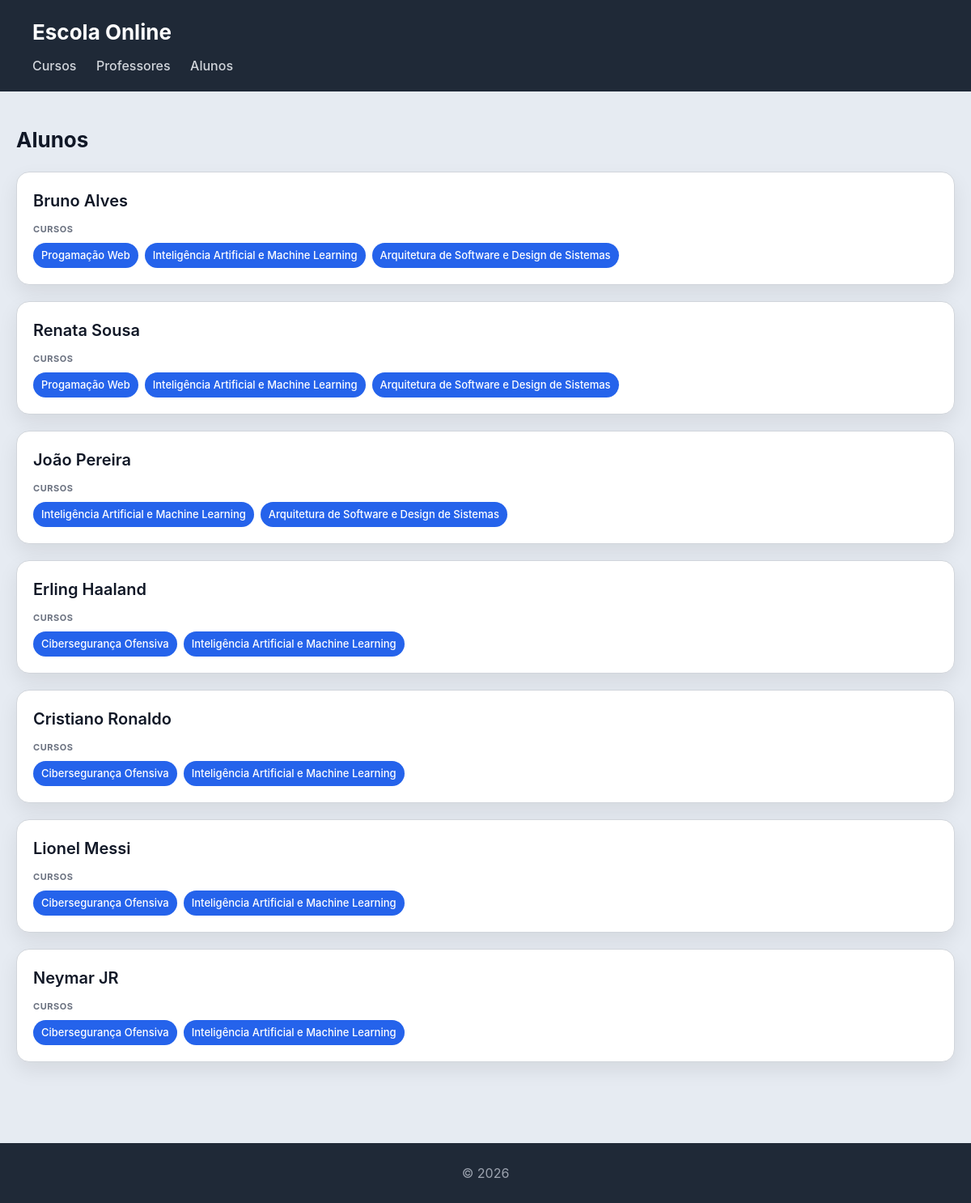
Screenshot of /escola_online/alunos/ with the database file from the repository.
### escola_online/models.py (models this page shows, shortened)
class Aluno(models.Model):
    nome = models.CharField(max_length=100)
    numero = models.CharField(max_length=20, unique=True)

class Curso(models.Model):
    nome = models.CharField(max_length=100)
    imagem = models.ImageField(upload_to='cursos/')
    professor = models.ForeignKey(Professor, on_delete=models.CASCADE, related_name='cursos')
    alunos = models.ManyToManyField(Aluno, related_name='cursos')

### escola_online/views.py (the view)
# urls.py: path('alunos/', views.alunos_view, name='alunos_view'),
def alunos_view(request):
    alunos = Aluno.objects.prefetch_related('cursos').all()
    return render(request, 'escola_online/alunos.html', {'alunos': alunos})

### portfolio/context_processors.py (called while the page is built)
def is_gestor(request):
    context = {"is_gestor": False, "is_autor": False}
    if request.user.is_authenticated:
        context["is_gestor"] = request.user.groups.filter(name="gestor-portfolio").exists()
        context["is_autor"] = request.user.groups.filter(name="autores").exists()
    return context

### escola_online/templates/escola_online/alunos.html
{% extends "escola_online/base.html" %}
{% block content %}
<h2>Alunos</h2>
<section>
    {% for aluno in alunos %}
    <article>
        <header>
            <h3>{{ aluno.nome }}</h3>
        </header>
        <section>
            <h4>Cursos</h4>
            <ul>
                {% for curso in aluno.cursos.all %}
                    <li>
                        <a href="{% url 'curso_view' curso.id %}">{{ curso.nome }}</a>
                    </li>
                {% empty %}
                    <li>Sem cursos inscritos</li>
                {% endfor %}
            </ul>
        </section>
    </article>
    {% endfor %}
</section>
{% endblock %}

### escola_online/static/escola_online/styles.css (style rules this page uses)
* { box-sizing: border-box; margin: 0; padding: 0; }
html, body { height: 100%; }
body { font-family: "Inter", "Segoe UI", system-ui, -apple-system, sans-serif; background: #e6ebf2; color: #111827; line-height: 1.5; display: flex; flex-direction: column; }
h2 { margin-bottom: 20px; font-size: 26px; }
section { width: 100%; }
section > article { background: white; padding: 20px; border-radius: 16px; border: 1px solid #d1d5db; box-shadow: 0 10px 25px rgba(0,0,0,0.08); transition: all 0.25s ease; margin-bottom: 20px; width: 100%; }
article > header { margin-bottom: 12px; }
article > header > h3 { font-size: 20px; font-weight: 600; margin-bottom: 4px; }
article > section { margin-top: 10px; }
article > section > h4 { font-size: 11px; text-transform: uppercase; color: #6b7280; margin-bottom: 8px; letter-spacing: 0.05em; }
article > section > ul { list-style: none; display: flex; flex-wrap: wrap; gap: 8px; }
article > section > ul > li { background: #2563eb; color: white; padding: 6px 10px; border-radius: 999px; font-size: 13px; font-weight: 500; }
article > section > ul > li a { color: white; text-decoration: none; }

### rows the page displays
Aluno: nome "Bruno Alves"
Curso: nome "Progamação Web"
Curso: nome "Inteligência Artificial e Machine Learning"
Curso: nome "Arquitetura de Software e Design de Sistemas"
Aluno: nome "Renata Sousa"
Aluno: nome "João Pereira"
Aluno: nome "Erling Haaland"
Curso: nome "Cibersegurança Ofensiva"
Aluno: nome "Cristiano Ronaldo"
Aluno: nome "Lionel Messi"
Aluno: nome "Neymar JR"
